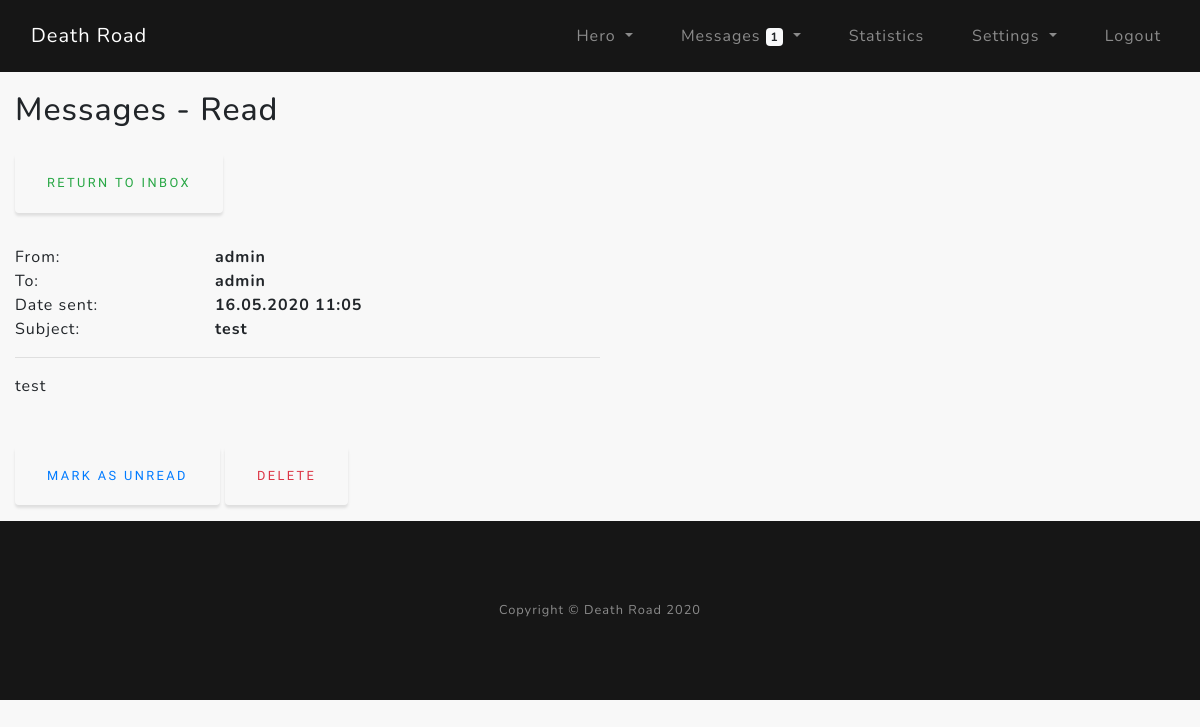
/msg_read/1 (signed in), run on the app's committed database.
### core/models.py (models this page shows)
class Messages(db.Model):
    __tablename__ = "messages"
    mid = Column(Integer, primary_key=True)  # message ID
    recipient = Column(String(32))  # recipient - user id from name
    sender = Column(String(32))  # sender - current user id
    subject_msg = Column(String(32))  # subject_msg - msg subject
    body_msg = Column(Text)  # body_msg - message body
    date = Column(DateTime)  # date - date sent
    seen = Column(Boolean)  # seen - message seen
    del_in = Column(Boolean)  # del_in - delete message from inbox
    del_out = Column(Boolean)  # del_out - delete message from outbox

### core/messages/routes.py (the view, shortened to what this page needs)
@msgs.route("/msg_read/<int:mid>", methods=["POST", "GET"])
@login_required
def msg_read(mid):
    get_unread_msgs = unread_msgs(current_user.username)
    try:
        m_read = Messages.query. \
            filter(Messages.mid == mid). \
            filter((Messages.recipient == current_user.username) & (Messages.del_in == 0) | (
                    Messages.sender == current_user.username) & (Messages.del_out == 0)). \
            first()
        if m_read.recipient == current_user.username:
            m_read.seen = True
            db.session.add(m_read)
            db.session.commit()
        form = DeleteSingleMessageButton()
        return render_template("msg_read.html", msg_read=m_read, form=form, get_unread_msgs=get_unread_msgs)
    except AttributeError:
        get_unread_msgs = unread_msgs(current_user.username)
        return render_template("errors/404.html", get_unread_msgs=get_unread_msgs)

### core/messages/forms.py
class DeleteSingleMessageButton(FlaskForm):
    submit_del = SubmitField("Delete")

### core/models.py (called while the page is built)
@login_manager.user_loader
def load_user(user_id):
    return User.query.get(int(user_id))

### core/utils/unread_msgs.py (called while the page is built)
def unread_msgs(current_acc_uname):
    gum = Messages.query.filter_by(recipient=current_acc_uname, del_in=False, seen=False).count()
    return gum

### core/templates/msg_read.html (shortened to what this page needs)
{% extends "layout.html" %}
{% block content %}
<section class="msg_read-section">
    <div class="container py-3">
        <div class="row">
            <div class="col-lg">
                <h2>Messages - Read</h2>
                {% if msg_read.recipient == current_user.username %}
                    <a class="btn btn-outline-success my-3" href="{{ url_for('msgs.msg_inbox') }}">Return to Inbox</a>
                {% else %}
                    <a class="btn btn-outline-success my-3" href="{{ url_for('msgs.msg_outbox') }}">Return to Outbox</a>
                {% endif %}
            </div>
        </div>
        <div class="row pt-3">
            <div class="col-md-2">
                From:
            </div>
            <div class="col-md-10">
                <strong>{{ msg_read.sender }}</strong>
            </div>
        </div>
        <div class="row">
            <div class="col-md-2">
                To:
            </div>
            <div class="col-md-10">
                <strong>{{ msg_read.recipient }}</strong>
            </div>
        </div>
        <div class="row">
            <div class="col-md-2">
                Date sent:
            </div>
            <div class="col-md-10">
                <strong>{{ msg_read.date.strftime("%d.%m.%Y %H:%m") }}</strong>
            </div>
        </div>
        <div class="row">
            <div class="col-md-2">
                Subject:
            </div>
            <div class="col-md-10">
                <strong>{{ msg_read.subject_msg }}</strong>
            </div>
        </div>
        <div class="row">
            <div class="col">
                <hr class="w-50 mx-0">
                {{ msg_read.body_msg }}
            </div>
        </div>
        <div class="row pt-5">
            <div class="col">
                <form method="post">
                    {% if msg_read.recipient == current_user.username %}
                        <a href="{{ url_for('msgs.msg_update', mid=msg_read.mid) }}" class="btn btn-outline-primary">Mark as Unread</a>
                    {% endif %}
                    {{ form.submit_del(class="btn btn-outline-danger") }}
                </form>
            </div>
        </div>
    </div>
</section>
{% endblock %}

### core/static/custom-style.css (style rules this page uses)
html, body { scroll-behavior: smooth; }
body { font-family: 'Nunito'; letter-spacing: 0.0625em; background-color: #f8f8f8; }
a { color: #64a19d; }
@media (min-width: 1000px) { .container { max-width: 1600px; } }
.btn { box-shadow: 0 0.1875rem 0.1875rem 0 rgba(0, 0, 0, 0.1) !important; padding: 1.25rem 2rem; font-family: 'Varela Round'; font-size: 80%; text-transform: uppercase; letter-spacing: .15rem; border: 0; }
.msg_read-section { margin: 75px 0 0 0; }

### data on the page
Messages: sender "admin", recipient "admin", date "16.05.2020 11:05", subject_msg "test", body_msg "test"

### other printed values
{{ get_unread_msgs }} "1"
